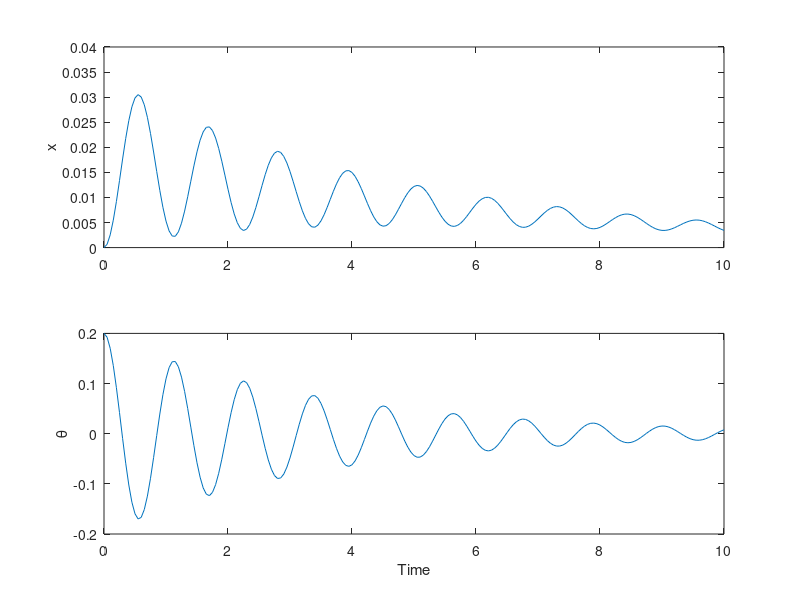
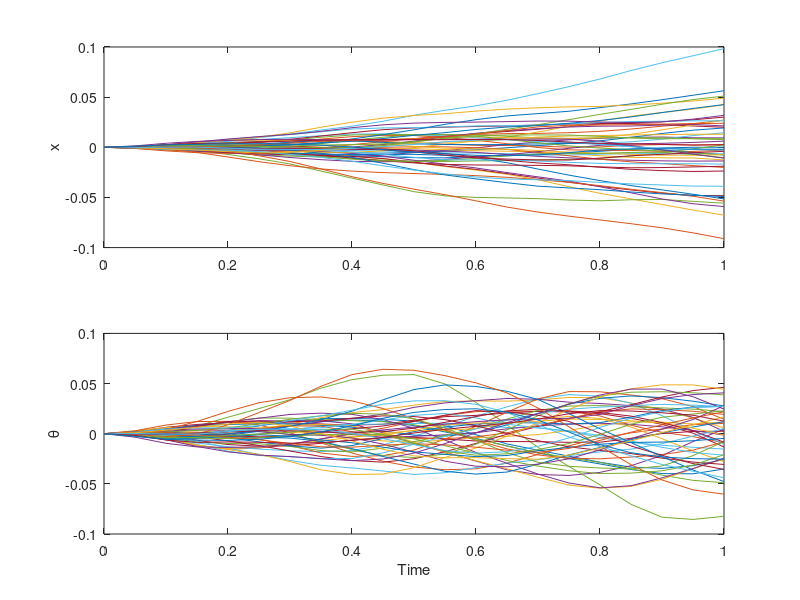

Source code (MATLAB) for these figures, in order:
% Open loop simulation to check that the dynamics are correct
clear
load('sysDyn.mat')

%% Simulate autonomous system
x0 = [0 0 0.2 0]';
T = 200;
x = [x0, zeros(4,T)];

for t = 1:T
    x(:,t+1) = A*x(:,t);
end

%% Plot
figure
subplot(211)
plot((0:T)*0.05, x(1,:))
ylabel('x')

subplot(212)
plot((0:T)*0.05, x(3,:))
ylabel('\theta')
xlabel('Time')

%% Simulate system subject to disturbances
K = 50;
T = 20;
x0 = [0 0 0 0]';
x = zeros(4,T+1,K);
x(:,1,:) = repmat(x0, 1, K);
sigma = 0.25;

for t = 1:T
    for k = 1:K
        x(:,t+1,k) = A*x(:,t,k) + Bw*sigma*randn();
    end
end

%% Plot
figure
subplot(211)
plot((0:T)*0.05, squeeze(x(1,:,:)))
ylabel('x')

subplot(212)
plot((0:T)*0.05, squeeze(x(3,:,:)))
ylabel('\theta')
xlabel('Time')

